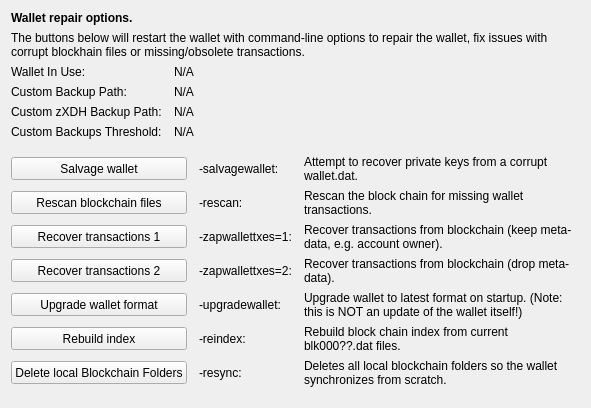
     <widget class="QWidget" name="tab_repair">
      <attribute name="title">
       <string>&amp;Wallet Repair</string>
      </attribute>
      <layout class="QGridLayout" name="gridLayout_4" columnstretch="0,0,0,0">
       <property name="horizontalSpacing">
        <number>12</number>
       </property>
       <item row="0" column="0" colspan="4">
        <widget class="QLabel" name="label_repair_header">
         <property name="font">
          <font>
           <weight>75</weight>
           <bold>true</bold>
          </font>
         </property>
         <property name="text">
          <string>Wallet repair options.</string>
         </property>
        </widget>
       </item>
       <item row="1" column="0" colspan="4">
        <widget class="QLabel" name="label_repair_helptext">
         <property name="font">
          <font>
           <weight>50</weight>
           <bold>false</bold>
          </font>
         </property>
         <property name="text">
          <string>The buttons below will restart the wallet with command-line options to repair the wallet, fix issues with corrupt blockhain files or missing/obsolete transactions.</string>
         </property>
         <property name="wordWrap">
          <bool>true</bool>
         </property>
        </widget>
       </item>
       <item row="2" column="0">
        <widget class="QLabel" name="wallet_path_label">
         <property name="text">
          <string>Wallet In Use:</string>
         </property>
        </widget>
       </item>
       <item row="2" column="1" colspan="3">
        <widget class="QLabel" name="wallet_path">
         <property name="cursor">
          <cursorShape>IBeamCursor</cursorShape>
         </property>
         <property name="text">
          <string>N/A</string>
         </property>
         <property name="textFormat">
          <enum>Qt::PlainText</enum>
         </property>
         <property name="textInteractionFlags">
          <set>Qt::LinksAccessibleByMouse|Qt::TextSelectableByKeyboard|Qt::TextSelectableByMouse</set>
         </property>
        </widget>
       </item>
       <item row="3" column="0">
        <widget class="QLabel" name="wallet_custombackuppath_label">
         <property name="text">
          <string>Custom Backup Path:</string>
         </property>
         <property name="visible">
          <bool>false</bool>
         </property>
        </widget>
       </item>
       <item row="3" column="1" colspan="3">
        <widget class="QLabel" name="wallet_custombackuppath">
         <property name="cursor">
          <cursorShape>IBeamCursor</cursorShape>
         </property>
         <property name="text">
          <string>N/A</string>
         </property>
         <property name="textFormat">
          <enum>Qt::PlainText</enum>
         </property>
         <property name="textInteractionFlags">
          <set>Qt::LinksAccessibleByMouse|Qt::TextSelectableByKeyboard|Qt::TextSelectableByMouse</set>
         </property>
         <property name="visible">
          <bool>false</bool>
         </property>
        </widget>
       </item>
       <item row="4" column="0">
        <widget class="QLabel" name="wallet_customzxdhbackuppath_label">
         <property name="text">
          <string>Custom zXDH Backup Path:</string>
         </property>
         <property name="visible">
          <bool>false</bool>
         </property>
        </widget>
       </item>
       <item row="4" column="1" colspan="3">
        <widget class="QLabel" name="wallet_customzxdhbackuppath">
         <property name="cursor">
          <cursorShape>IBeamCursor</cursorShape>
         </property>
         <property name="text">
          <string>N/A</string>
         </property>
         <property name="textFormat">
          <enum>Qt::PlainText</enum>
         </property>
         <property name="textInteractionFlags">
          <set>Qt::LinksAccessibleByMouse|Qt::TextSelectableByKeyboard|Qt::TextSelectableByMouse</set>
         </property>
         <property name="visible">
          <bool>false</bool>
         </property>
        </widget>
       </item>
       <item row="5" column="0">
        <widget class="QLabel" name="wallet_custombackupthreshold_label">
         <property name="text">
          <string>Custom Backups Threshold:</string>
         </property>
         <property name="visible">
          <bool>false</bool>
         </property>
        </widget>
       </item>
       <item row="5" column="1" colspan="3">
        <widget class="QLabel" name="wallet_custombackupthreshold">
         <property name="cursor">
          <cursorShape>IBeamCursor</cursorShape>
         </property>
         <property name="text">
          <string>N/A</string>
         </property>
         <property name="textFormat">
          <enum>Qt::PlainText</enum>
         </property>
         <property name="textInteractionFlags">
          <set>Qt::LinksAccessibleByMouse|Qt::TextSelectableByKeyboard|Qt::TextSelectableByMouse</set>
         </property>
         <property name="visible">
          <bool>false</bool>
         </property>
        </widget>
       </item>
       <item row="6" column="0">
        <spacer name="verticalSpacer_repair1">
         <property name="orientation">
          <enum>Qt::Vertical</enum>
         </property>
         <property name="sizeHint" stdset="0">
          <size>
           <width>10</width>
           <height>10</height>
          </size>
         </property>
        </spacer>
       </item>
       <item row="7" column="0" colspan="2">
        <widget class="QPushButton" name="btn_salvagewallet">
         <property name="minimumSize">
          <size>
           <width>100</width>
           <height>23</height>
          </size>
         </property>
         <property name="text">
          <string>Salvage wallet</string>
         </property>
        </widget>
       </item>
       <item row="7" column="2">
        <widget class="QLabel" name="label_repair_salvage_command">
         <property name="text">
          <string notr="true">-salvagewallet:</string>
         </property>
        </widget>
       </item>
       <item row="7" column="3">
        <widget class="QLabel" name="label_repair_salvage">
         <property name="text">
          <string>Attempt to recover private keys from a corrupt wallet.dat.</string>
         </property>
         <property name="wordWrap">
          <bool>true</bool>
         </property>
        </widget>
       </item>
       <item row="8" column="0" colspan="2">
        <widget class="QPushButton" name="btn_rescan">
         <property name="minimumSize">
          <size>
           <width>100</width>
           <height>23</height>
          </size>
         </property>
         <property name="text">
          <string>Rescan blockchain files</string>
         </property>
        </widget>
       </item>
       <item row="8" column="2">
        <widget class="QLabel" name="label_repair_rescan_command">
         <property name="text">
          <string notr="true">-rescan:</string>
         </property>
        </widget>
       </item>
       <item row="8" column="3">
        <widget class="QLabel" name="label_repair_rescan">
         <property name="text">
          <string>Rescan the block chain for missing wallet transactions.</string>
         </property>
         <property name="wordWrap">
          <bool>true</bool>
         </property>
        </widget>
       </item>
       <item row="9" column="0" colspan="2">
        <widget class="QPushButton" name="btn_zapwallettxes1">
         <property name="minimumSize">
          <size>
           <width>100</width>
           <height>23</height>
          </size>
         </property>
         <property name="text">
          <string>Recover transactions 1</string>
         </property>
        </widget>
       </item>
       <item row="9" column="2">
        <widget class="QLabel" name="label_repair_zap1_command">
         <property name="text">
          <string notr="true">-zapwallettxes=1:</string>
         </property>
        </widget>
       </item>
       <item row="9" column="3">
        <widget class="QLabel" name="label_repair_zap1">
         <property name="text">
          <string>Recover transactions from blockchain (keep meta-data, e.g. account owner).</string>
         </property>
         <property name="wordWrap">
          <bool>true</bool>
         </property>
        </widget>
       </item>
       <item row="10" column="0" colspan="2">
        <widget class="QPushButton" name="btn_zapwallettxes2">
         <property name="minimumSize">
          <size>
           <width>100</width>
           <height>23</height>
          </size>
         </property>
         <property name="text">
          <string>Recover transactions 2</string>
         </property>
        </widget>
       </item>
       <item row="10" column="2">
        <widget class="QLabel" name="label_repair_zap2_command">
         <property name="text">
          <string notr="true">-zapwallettxes=2:</string>
         </property>
        </widget>
       </item>
       <item row="10" column="3">
        <widget class="QLabel" name="label_repair_zap2">
         <property name="text">
          <string>Recover transactions from blockchain (drop meta-data).</string>
         </property>
         <property name="wordWrap">
          <bool>true</bool>
         </property>
        </widget>
       </item>
       <item row="11" column="0" colspan="2">
        <widget class="QPushButton" name="btn_upgradewallet">
         <property name="minimumSize">
          <size>
           <width>100</width>
           <height>23</height>
          </size>
         </property>
         <property name="text">
          <string>Upgrade wallet format</string>
         </property>
        </widget>
       </item>
       <item row="11" column="2">
        <widget class="QLabel" name="label_repair_upgrade_command">
         <property name="text">
          <string notr="true">-upgradewallet:</string>
         </property>
        </widget>
       </item>
       <item row="11" column="3">
        <widget class="QLabel" name="label_repair_upgrade">
         <property name="text">
          <string>Upgrade wallet to latest format on startup. (Note: this is NOT an update of the wallet itself!)</string>
         </property>
         <property name="wordWrap">
          <bool>true</bool>
         </property>
        </widget>
       </item>
       <item row="12" column="0" colspan="2">
        <widget class="QPushButton" name="btn_reindex">
         <property name="minimumSize">
          <size>
           <width>100</width>
           <height>23</height>
          </size>
         </property>
         <property name="text">
          <string>Rebuild index</string>
         </property>
        </widget>
       </item>
       <item row="12" column="2">
        <widget class="QLabel" name="label_repair_reindex_command">
         <property name="text">
          <string notr="true">-reindex:</string>
         </property>
        </widget>
       </item>
       <item row="12" column="3">
        <widget class="QLabel" name="label_repair_reindex">
         <property name="text">
          <string>Rebuild block chain index from current blk000??.dat files.</string>
         </property>
         <property name="wordWrap">
          <bool>true</bool>
         </property>
        </widget>
       </item>
       <item row="13" column="0" colspan="2">
        <widget class="QPushButton" name="btn_resync">
         <property name="minimumSize">
          <size>
           <width>100</width>
           <height>23</height>
          </size>
         </property>
         <property name="text">
          <string>Delete local Blockchain Folders</string>
         </property>
        </widget>
       </item>
       <item row="13" column="2">
        <widget class="QLabel" name="label_repair_resync_command">
         <property name="text">
          <string>-resync:</string>
         </property>
        </widget>
       </item>
       <item row="13" column="3">
        <widget class="QLabel" name="label_repair_resync">
         <property name="text">
          <string>Deletes all local blockchain folders so the wallet synchronizes from scratch.</string>
         </property>
         <property name="wordWrap">
          <bool>true</bool>
         </property>
        </widget>
       </item>
       <item row="14" column="0">
        <spacer name="verticalSpacer_repair2">
         <property name="orientation">
          <enum>Qt::Vertical</enum>
         </property>
         <property name="sizeHint" stdset="0">
          <size>
           <width>20</width>
           <height>10</height>
          </size>
         </property>
        </spacer>
       </item>
      </layout>
     </widget>
